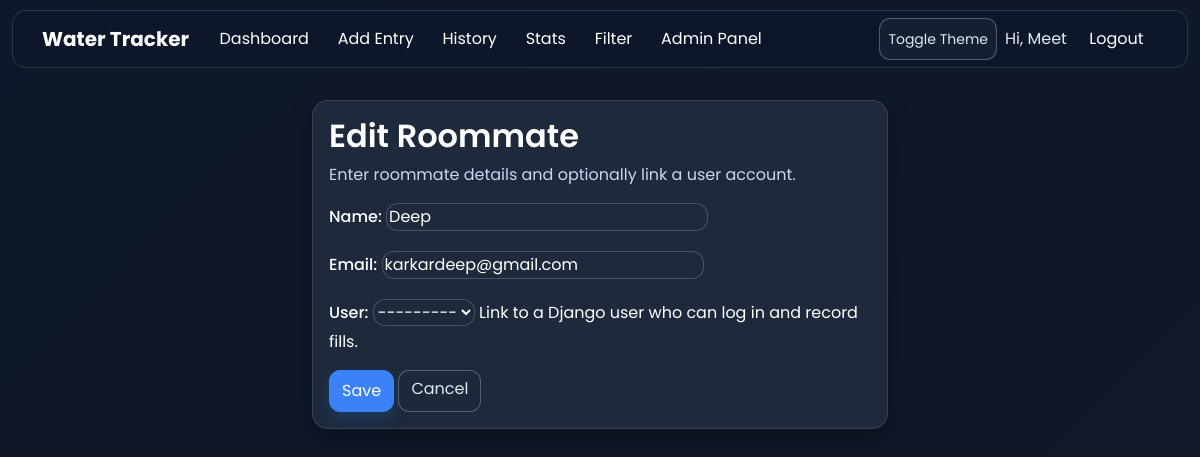
/roommates/3/edit/ (signed in), run on the app's committed database.
### water/models.py (models this page shows, shortened)
class Roommate(models.Model):
    name = models.CharField(max_length=100)
    email = models.EmailField(blank=True, null=True)
    turn_position = models.PositiveIntegerField(
        default=0,
        help_text="Lower numbers come first in the fixed turn order.",
    )
    user = models.OneToOneField(
        settings.AUTH_USER_MODEL,
        on_delete=models.SET_NULL,
        null=True,
        blank=True,
        help_text="Link to a Django user who can log in and record fills.",
    )
    class Meta:
        ordering = ["turn_position", "id"]

### water/views.py (the view, shortened to what this page needs)
# urls.py: path("roommates/<int:pk>/edit/", RoommateUpdateView.as_view(), name="roommate_edit"),
@method_decorator(user_passes_test(_is_staff), name="dispatch")
class RoommateUpdateView(View):
    def get(self, request, pk):
        roommate = get_object_or_404(Roommate, pk=pk)
        form = RoommateForm(instance=roommate)
        return render(
            request,
            "water/roommate_form.html",
            {"form": form, "roommate": roommate},
        )

### water/forms.py
class RoommateForm(forms.ModelForm):
    class Meta:
        model = Roommate
        fields = ["name", "email", "user"]

### water/views.py (called while the page is built)
def _is_staff(user) -> bool:
    return bool(user and user.is_authenticated and user.is_staff)

### templates/water/roommate_form.html (shortened to what this page needs)
{% extends "base.html" %}
{% block content %}
<div class="row justify-content-center">
  <div class="col-lg-6">
    <div class="card card-soft">
      <div class="card-body">
        <h2 class="mb-2">{% if roommate %}Edit Roommate{% else %}Add Roommate{% endif %}</h2>
        <p class="help-text">Enter roommate details and optionally link a user account.</p>
        <form method="post">
          {{ form.as_p }}
          <button class="btn btn-primary" type="submit">Save</button>
          <a href="{% url 'water:roommate_list' %}" class="btn btn-secondary">Cancel</a>
        </form>
      </div>
    </div>
  </div>
</div>
{% endblock %}

### templates/base.html (shortened to what this page needs)
<!DOCTYPE html>
<html lang="en">
<head>
    {% load static %}
    <link
      href="https://cdn.jsdelivr.net/npm/bootstrap@5.3.0/dist/css/bootstrap.min.css"
      rel="stylesheet"
    >
    <link rel="stylesheet" href="{% static 'water/antigravity.css' %}">
</head>
<body>
<nav class="navbar antigravity-nav navbar-expand-lg navbar-dark fixed-top shadow-sm">
  <div class="container">
    <a class="navbar-brand" href="{% url 'water:dashboard' %}">Water Tracker</a>
    <div class="collapse navbar-collapse" id="mainNavbar">
      <ul class="navbar-nav me-auto">
        {% if user.is_authenticated %}
          <li class="nav-item">
            <a class="nav-link {% if request.resolver_match.url_name == 'dashboard' %}active{% endif %}" href="{% url 'water:dashboard' %}">Dashboard</a>
          </li>
          <li class="nav-item">
            <a class="nav-link {% if request.resolver_match.url_name == 'entry_add' %}active{% endif %}" href="{% url 'water:entry_add' %}">Add Entry</a>
          </li>
          <li class="nav-item">
            <a class="nav-link {% if request.resolver_match.url_name == 'history' %}active{% endif %}" href="{% url 'water:history' %}">History</a>
          </li>
          <li class="nav-item">
            <a class="nav-link {% if request.resolver_match.url_name == 'stats' %}active{% endif %}" href="{% url 'water:stats' %}">Stats</a>
          </li>
          <li class="nav-item">
            <a class="nav-link {% if request.resolver_match.url_name == 'filter' %}active{% endif %}" href="{% url 'water:filter' %}">Filter</a>
          </li>
        {% endif %}
        {% if user.is_authenticated and user.is_staff %}
          <li class="nav-item">
            <a class="nav-link " href="{% url 'water:admin_panel' %}">Admin Panel</a>
          </li>
        {% endif %}
      </ul>
      <ul class="navbar-nav ms-auto align-items-center">
        <li class="nav-item me-2">
          <button id="theme-toggle" class="btn btn-sm btn-outline-secondary" type="button">
            Toggle Theme
          </button>
        </li>
        {% if user.is_authenticated %}
          <li class="nav-item">
            <span class="navbar-text me-2">Hi, {{ user.username }}</span>
          </li>
          <li class="nav-item">
            <form method="post" action="{% url 'water:logout' %}" class="d-inline">
              <button type="submit" class="btn btn-link nav-link p-0 border-0">Logout</button>
            </form>
          </li>
        {% else %}
          <li class="nav-item">
            <a class="nav-link {% if request.resolver_match.url_name == 'login' %}active{% endif %}" href="{% url 'water:login' %}">Login</a>
          </li>
        {% endif %}
      </ul>
    </div>
  </div>
</nav>
<div class="container page-wrap mb-4">
    {% block content %}{% endblock %}
</div>
</body>
</html>

### static/water/antigravity.css (style rules this page uses)
:root { --bg-0: #0f172a; --bg-1: #111827; --card-bg: #1e293b; --card-bg-2: #243449; --line: rgba(148, 163, 184, 0.22); --txt: #ffffff; --muted: #cbd5f5; --muted-2: #94a3b8; --blue: #3b82f6; --blue-dark: #2563eb; --danger: #ef4444; --shadow: 0 10px 24px rgba(0, 0, 0, 0.28); }
* { box-sizing: border-box; }
body { font-family: "Poppins", sans-serif; font-size: 16px; color: var(--txt); background: linear-gradient(135deg, var(--bg-0), var(--bg-1)); min-height: 100vh; line-height: 1.5; }
p, span, div, li, td, th, label, small, strong, em { color: var(--txt); }
a { color: #93c5fd; }
.page-wrap { max-width: 1220px; padding-top: 100px; animation: fadeInUp 0.4s ease-out; }
.navbar.antigravity-nav { margin: 10px auto 0; width: calc(100% - 24px); max-width: 1220px; border-radius: 14px; border: 1px solid var(--line); background: rgba(15, 23, 42, 0.92); backdrop-filter: blur(10px); box-shadow: var(--shadow); padding: 0.45rem 0.9rem; }
#mainNavbar { transition: all 0.3s ease; }
.navbar-brand { font-weight: 700; color: #ffffff !important; }
.navbar .nav-link { color: var(--txt) !important; opacity: 1; position: relative; padding: 0.5rem 0.8rem !important; margin: 0 0.1rem; transition: all 0.3s ease; }
.navbar .nav-link::after { content: ""; position: absolute; left: 0.8rem; right: 0.8rem; bottom: 0.2rem; height: 2px; background: var(--cyan); transform: scaleX(0); transform-origin: center; transition: transform 0.3s ease; }
.card-soft { border-radius: 16px; border: 1px solid var(--line); background: var(--card-bg); box-shadow: var(--shadow); transition: transform 0.3s ease, box-shadow 0.3s ease; animation: slideUp 0.35s ease-out; }
.help-text, .text-muted, small { color: var(--muted) !important; }
h1, h2, h3, h4, h5, h6 { color: #ffffff; font-weight: 600; }
.card { border-radius: 16px; border: 1px solid var(--line); background: var(--card-bg); box-shadow: var(--shadow); }
.form-control, .form-select, input, select, textarea { border-radius: 12px !important; border: 1px solid rgba(148, 163, 184, 0.35) !important; background: #1e293b !important; color: var(--txt) !important; }
label { margin-bottom: 0.35rem; font-weight: 500; }
.form-control::placeholder, input::placeholder { color: #94a3b8 !important; }
.btn { border-radius: 11px; min-height: 42px; transition: all 0.3s ease; }
.btn-primary, .btn-success { border: 1px solid var(--blue); background: var(--blue); color: #ffffff; box-shadow: 0 6px 16px rgba(22, 101, 168, 0.32); }
.btn-outline-secondary, .btn-secondary { color: #e2e8f0; border-color: rgba(148, 163, 184, 0.45); background: rgba(30, 41, 59, 0.55); }
.navbar-text { color: #e2e8f0 !important; }

### data on the page
Roommate: name "Deep", email "karkardeep@gmail.com", user "---------"

### other printed values
{{ user.username }} "Meet"
